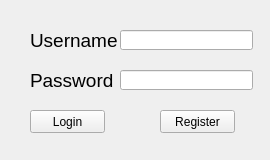
<?xml version="1.0" encoding="UTF-8"?>
<ui version="4.0">
 <class>MainWindow</class>
 <widget class="QMainWindow" name="MainWindow">
  <property name="geometry">
   <rect>
    <x>0</x>
    <y>0</y>
    <width>270</width>
    <height>160</height>
   </rect>
  </property>
  <property name="windowTitle">
   <string>Login In</string>
  </property>
  <widget class="QWidget" name="centralwidget">
   <widget class="QLabel" name="label_username">
    <property name="geometry">
     <rect>
      <x>30</x>
      <y>30</y>
      <width>101</width>
      <height>21</height>
     </rect>
    </property>
    <property name="font">
     <font>
      <pointsize>14</pointsize>
     </font>
    </property>
    <property name="text">
     <string>Username</string>
    </property>
   </widget>
   <widget class="QLineEdit" name="lineEdit_username">
    <property name="geometry">
     <rect>
      <x>120</x>
      <y>30</y>
      <width>133</width>
      <height>20</height>
     </rect>
    </property>
   </widget>
   <widget class="QPushButton" name="pushButton_login">
    <property name="geometry">
     <rect>
      <x>30</x>
      <y>110</y>
      <width>75</width>
      <height>23</height>
     </rect>
    </property>
    <property name="text">
     <string>Login</string>
    </property>
   </widget>
   <widget class="QPushButton" name="pushButton_register">
    <property name="geometry">
     <rect>
      <x>160</x>
      <y>110</y>
      <width>75</width>
      <height>23</height>
     </rect>
    </property>
    <property name="text">
     <string>Register</string>
    </property>
   </widget>
   <widget class="QLabel" name="label_password">
    <property name="geometry">
     <rect>
      <x>30</x>
      <y>70</y>
      <width>101</width>
      <height>21</height>
     </rect>
    </property>
    <property name="font">
     <font>
      <pointsize>14</pointsize>
     </font>
    </property>
    <property name="text">
     <string>Password</string>
    </property>
   </widget>
   <widget class="QLineEdit" name="lineEdit_password">
    <property name="geometry">
     <rect>
      <x>120</x>
      <y>70</y>
      <width>133</width>
      <height>20</height>
     </rect>
    </property>
    <property name="text">
     <string/>
    </property>
   </widget>
  </widget>
 </widget>
 <resources/>
 <connections/>
</ui>
